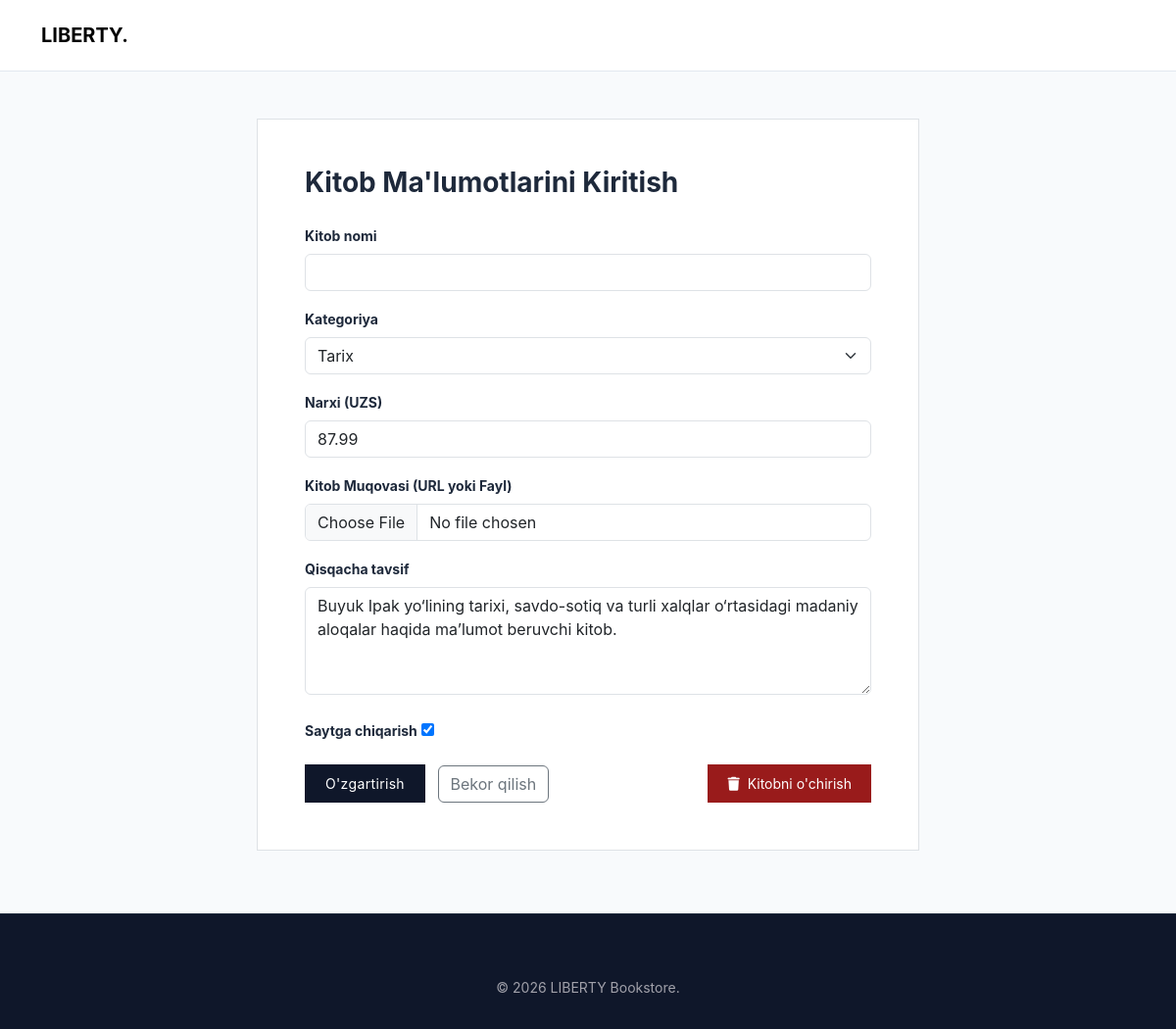
/book/5/update/ (signed in), run on the app's committed database.
### main/models.py (models this page shows, shortened)
class Book(models.Model):
    title = models.CharField(max_length=255)
    introduction = models.TextField(null=True, blank=True)
    price = models.DecimalField(max_digits=10, decimal_places=2)
    image = models.ImageField(upload_to="images/", null=True, blank=True)
    created = models.DateTimeField(auto_now_add=True)
    updated = models.DateTimeField(auto_now=True)
    published = models.BooleanField(default=True)
    category = models.ForeignKey (Category, on_delete=models.CASCADE)
    class Meta:
        ordering = ('-created',)

### main/views.py (the view)
# urls.py: path('book/<int:book_id>/update/', update_book, name='book_update'),
@login_required(login_url='all_books')
def update_book(request, book_id):
    book = get_object_or_404(Book, id=book_id)
    if request.method == "POST":
        form = BookForm(data=request.POST,files=request.FILES,instance=book)
        if form.is_valid():
            form.save()
            messages.success(request, "Muvaffaqiyatli o'zgartirildi")
            return redirect('book_detail', book_id=book.id)
    else:
        form = BookForm(instance=book)
    context = {
        'form': form,
        'book': book,
        'title': "O'zgartirilmoqda: " + book.title
    }
    return render(request, 'main/book-form.html', context)

### main/forms.py (shortened to what this page needs)
class BookForm(forms.ModelForm):
    class Meta:
        model = Book
        fields = '__all__'
        widgets = {
            'title': forms.TextInput(attrs={
                "class": "form-control"
            }),
            'introduction': forms.Textarea(attrs={
                'class': "form-control",
                'rows': 4,
            }),
            'category': forms.Select(attrs={
                "class": "form-select"
            }),
            'price': forms.NumberInput(attrs={
                "class": "form-control"
            }),
            'image': forms.FileInput(attrs={
                'class': "form-control"
            })
        }

### main/models.py (called while the page is built)
    def __str__(self):
        return self.name

### templates/main/book-form.html (shortened to what this page needs)
{% extends 'base.html' %}
{% block header %}
    <nav class="navbar navbar-expand-lg main-navbar">
      <div class="container">
        <a class="navbar-brand fw-bold" href="{% url 'all_books' %}">LIBERTY.</a>
      </div>
    </nav>
{% endblock header %}
{% block main %}
  <main class="container my-5" style="max-width: 700px;">
    <div class="bg-white p-5 border">
      <h3 class="fw-bold mb-4">Kitob Ma'lumotlarini Kiritish</h3>
      <form method="post" enctype="multipart/form-data">
        <div class="mb-3">
          <label class="form-label small fw-bold">Kitob nomi</label>
          <input type="text" class="form-control" name="title">
        </div>
        <div class="mb-3">
          <label class="form-label small fw-bold">Kategoriya</label>
          {{ form.category }}
        </div>
        <div class="mb-3">
          <label class="form-label small fw-bold">Narxi (UZS)</label>
          {{ form.price }}
        </div>
        <div class="mb-3">
          <label class="form-label small fw-bold">Kitob Muqovasi (URL yoki Fayl)</label>
          {{ form.image }}
        </div>
        <div class="mb-4">
          <label class="form-label small fw-bold">Qisqacha tavsif</label>
          {{ form.introduction }}
        </div>
        <div class="mb-3">
          <label class="form-label small fw-bold">Saytga chiqarish</label>
          {{ form.published }}
        </div>
        <div class="d-flex justify-content-between">
          <div>
            <button type="submit" class="custom-btn-primary me-2">
              {% if request.path == '/book/add/' %}
              Saqlash
              {% else %}
              O'zgartirish
              {% endif %}
            </button>
            <a href="{% url 'all_books' %}" class="btn btn-outline-secondary">Bekor qilish</a>
          </div>
          <button type="reset" class="custom-btn-danger"><i class="fa-solid fa-trash me-2"></i>Kitobni o'chirish</button>
        </div>
      </form>
    </div>
  </main>
{% endblock main %}

### staticfiles/css/main.css (style rules this page uses)
:root { --color-slate-900: #0f172a; --color-slate-800: #1e293b; --color-slate-700: #334155; --color-slate-100: #f1f5f9; --color-slate-50: #f8fafc; --color-emerald-700: #047857; --color-emerald-800: #065f46; --color-zinc-400: #a1a1aa; --color-border: #e2e8f0; }
body { font-family: 'Inter', -apple-system, BlinkMacSystemFont, "Segoe UI", Roboto, sans-serif; background-color: var(--color-slate-50); color: var(--color-slate-800); margin: 0; padding: 0; }
a { text-decoration: none; color: inherit; }
.custom-btn-primary { background-color: var(--color-slate-900); color: #ffffff; border: 1px solid var(--color-slate-900); padding: 0.5rem 1.25rem; font-size: 0.875rem; letter-spacing: 0.025em; transition: all 0.2s ease; }
.custom-btn-danger { background-color: #991b1b; color: #ffffff; border: none; padding: 0.5rem 1.25rem; font-size: 0.875rem; }

### staticfiles/css/header-footer.css (style rules this page uses)
.main-navbar { padding: 1rem 0; }

### data on the page
Book: category "Tarix", price "87.99", introduction "Buyuk Ipak yo‘lining tarixi, savdo-sotiq va turli xalqlar o‘rtasidagi madaniy aloqalar haqida ma’lumot beruvchi kitob.", published "☑"
